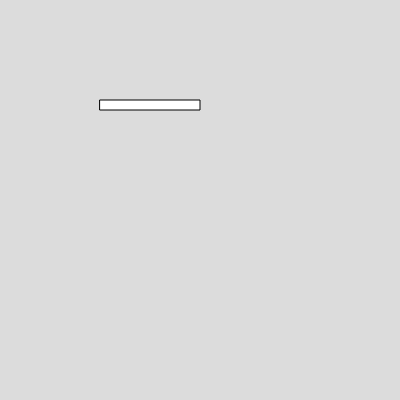
Frame 1 (no input)
Frame 60 (no input): identical to frame 1, image omitted
Frame 120 (the mouse pressed at the canvas centre since frame 60): identical to frame 1, image omitted

The p5.js sketch that drew this single still picture (run headless with seeded random() and noise() and a simulated clock; from frame 60 on, the mouse is pressed at the canvas centre):

// p5.js sketch
// ── sketch.js
var box1

function setup() 
{
  createCanvas(400, 400);
  box1 = new Box()
  box1.setWidth(100)
}
function draw() 
{
  background(220);
  box1.show()
  //box1.setWidth(100)
}


// ── box.js
class Box
{
  constructor(){
    this.x = 100
    this.y = 100
    this.width = 10
    this.height = 10
  }
  show(){
    rect(this.x,this.y,this.width,this.height)
  }
  setWidth(w){
    //changing the width property of our box
    this.width = w
  }
}

  
